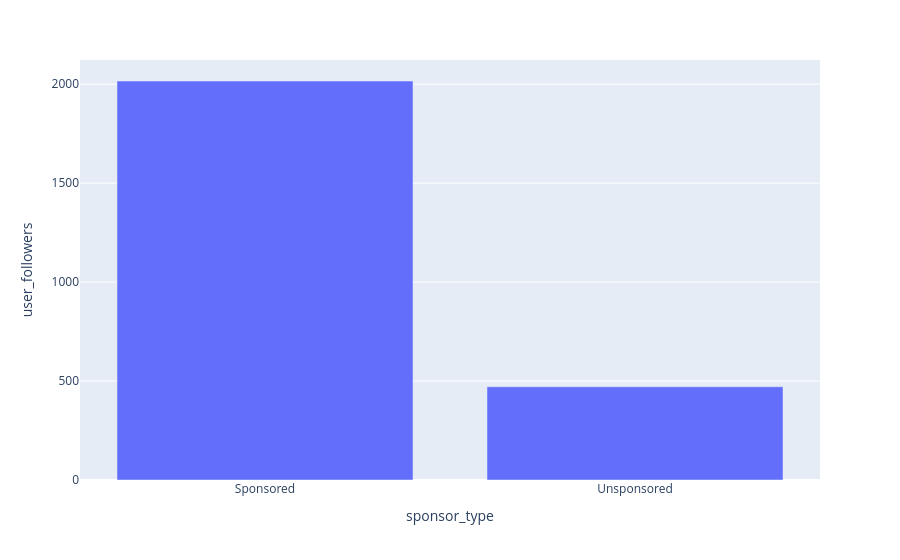

Here is the notebook cell this chart was saved with:
### Code cell
types_followers_medians = df.groupby('sponsor_type')['user_followers'].median()
types_followers_medians = pd.DataFrame(types_followers_medians).reset_index()
px.bar(types_followers_medians, x='sponsor_type', y='user_followers')

### Figure 1 — Plotly figure (JSON) as saved in the notebook; plotly's stock layout.template omitted (floating-point values rounded to 4 significant figures)
{"data": [{"hovertemplate": "sponsor_type=%{x}<br>user_followers=%{y}<extra></extra>", "legendgroup": "", "marker": {"color": "#636efa", "pattern": {"shape": ""}}, "name": "", "orientation": "v", "showlegend": false, "textposition": "auto", "type": "bar", "x": ["Sponsored", "Unsponsored"], "xaxis": "x", "y": [2016.0, 471.0], "yaxis": "y"}], "layout": {"barmode": "relative", "legend": {"tracegroupgap": 0}, "margin": {"t": 60}, "xaxis": {"anchor": "y", "domain": [0, 1], "title": {"text": "sponsor_type"}}, "yaxis": {"anchor": "x", "domain": [0, 1], "title": {"text": "user_followers"}}}}
